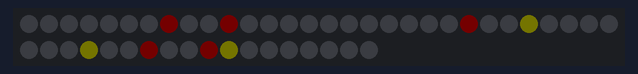
This sketch was run on a simulated Arduino Pro Mini, built with avr-gcc and run on an emulated ATmega328P. Parts: 48 RGB LEDs in strip order, left to right, continuing on the next row. Dim RGB values are drawn brighter than linear.

Above: at 1.28 s.
At 6.17 s:
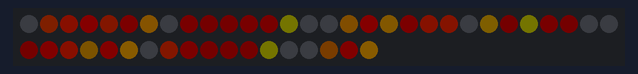
At 11.01 s:
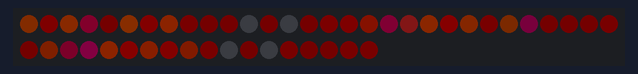
At 20.51 s:
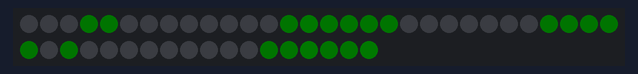
At 30.0 s:
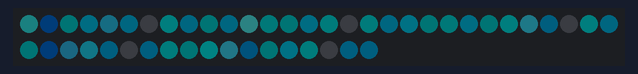
At 39.63 s:
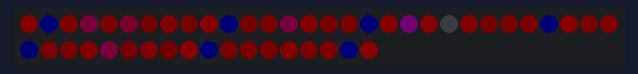

The sketch:

fibonacci48-14mm-demo.ino
```cpp
// (licence header left out)
#include <FastLED.h>  // https://github.com/FastLED/FastLED
#include "GradientPalettes.h"

FASTLED_USING_NAMESPACE

#define DATA_PIN      2
#define LED_TYPE      WS2812B
#define COLOR_ORDER   GRB
#define NUM_LEDS      48

#include "Map.h"

#define MILLI_AMPS         1400 // IMPORTANT: set the max milli-Amps of your power supply (4A = 4000mA)
#define FRAMES_PER_SECOND  120

CRGB leds[NUM_LEDS];

uint8_t brightness = 16;

// Forward declarations of an array of cpt-city gradient palettes, and
// a count of how many there are.
extern const TProgmemRGBGradientPalettePtr gGradientPalettes[];

uint8_t gCurrentPaletteNumber = 0;

CRGBPalette16 gCurrentPalette( CRGB::Black);
CRGBPalette16 gTargetPalette( gGradientPalettes[0] );

// ten seconds per color palette makes a good demo
// 20-120 is better for deployment
uint8_t secondsPerPalette = 10;

static uint8_t hue = 0;

void setup() {
  Serial.begin(115200);
  //  delay(3000);

  FastLED.addLeds<LED_TYPE, DATA_PIN, COLOR_ORDER>(leds, NUM_LEDS);
  FastLED.setDither(false);
  // FastLED.setCorrection(TypicalSMD5050);
  FastLED.setBrightness(brightness);
  FastLED.setMaxPowerInVoltsAndMilliamps(5, MILLI_AMPS);
  fill_solid(leds, NUM_LEDS, CRGB::Black);
  FastLED.show();

  FastLED.setBrightness(brightness);
}

void loop() {
  // change to a new cpt-city gradient palette
  EVERY_N_SECONDS( secondsPerPalette ) {
    gCurrentPaletteNumber = addmod8( gCurrentPaletteNumber, 1, gGradientPaletteCount);
    gTargetPalette = gGradientPalettes[ gCurrentPaletteNumber ];
  }

  EVERY_N_MILLISECONDS(40) {
    // slowly blend the current palette to the next
    nblendPaletteTowardPalette( gCurrentPalette, gTargetPalette, 8);
  }

  EVERY_N_MILLIS(30) {
    hue++;
  }

  // prideFibonacci();
  colorWavesFibonacci();

  // insert a delay to keep the framerate modest
  FastLED.delay(1000 / FRAMES_PER_SECOND);
}

// ColorWavesWithPalettes by Mark Kriegsman: https://gist.github.com/kriegsman/8281905786e8b2632aeb
// This function draws color waves with an ever-changing,
// widely-varying set of parameters, using a color palette.
void fillWithColorWaves(CRGB* ledarray, uint16_t numleds, CRGBPalette16& palette, bool useFibonacciOrder) {
  static uint16_t sPseudotime = 0;
  static uint16_t sLastMillis = 0;
  static uint16_t sHue16 = 0;

  // uint8_t sat8 = beatsin88( 87, 220, 250);
  uint8_t brightdepth = beatsin88( 341, 96, 224);
  uint16_t brightnessthetainc16 = beatsin88( 203, (25 * 256), (40 * 256));
  uint8_t msmultiplier = beatsin88(147, 23, 60);

  uint16_t hue16 = sHue16;//gHue * 256;
  uint16_t hueinc16 = beatsin88(113, 300, 1500);

  uint16_t ms = millis();
  uint16_t deltams = ms - sLastMillis ;
  sLastMillis  = ms;
  sPseudotime += deltams * msmultiplier;
  sHue16 += deltams * beatsin88( 400, 5, 9);
  uint16_t brightnesstheta16 = sPseudotime;

  for ( uint16_t i = 0 ; i < numleds; i++) {
    hue16 += hueinc16;
    uint8_t hue8 = hue16 / 256;
    uint16_t h16_128 = hue16 >> 7;
    if ( h16_128 & 0x100) {
      hue8 = 255 - (h16_128 >> 1);
    } else {
      hue8 = h16_128 >> 1;
    }

    brightnesstheta16 += brightnessthetainc16;
    uint16_t b16 = sin16( brightnesstheta16  ) + 32768;

    uint16_t bri16 = (uint32_t)((uint32_t)b16 * (uint32_t)b16) / 65536;
    uint8_t bri8 = (uint32_t)(((uint32_t)bri16) * brightdepth) / 65536;
    bri8 += (255 - brightdepth);

    uint8_t index = hue8;
    //index = triwave8( index);
    index = scale8( index, 240);

    CRGB newcolor = ColorFromPalette( palette, index, bri8);

    uint16_t pixelnumber = i;

    if (useFibonacciOrder) pixelnumber = fibonacciToPhysical[i];

    pixelnumber = (numleds - 1) - pixelnumber;

    nblend(ledarray[pixelnumber], newcolor, 128);
  }
}

void colorWavesFibonacci() {
  fillWithColorWaves(leds, NUM_LEDS, gCurrentPalette, true);
}

// Pride2015 by Mark Kriegsman: https://gist.github.com/kriegsman/964de772d64c502760e5
// This function draws rainbows with an ever-changing,
// widely-varying set of parameters.
void fillWithPride(bool useFibonacciOrder)
{
  static uint16_t sPseudotime = 0;
  static uint16_t sLastMillis = 0;
  static uint16_t sHue16 = 0;

  // uint8_t sat8 = beatsin88( 87, 220, 250);
  uint8_t sat8 = beatsin88( 43.5, 220, 250);
  // uint8_t brightdepth = beatsin88( 341, 96, 224);
  uint8_t brightdepth = beatsin88(171, 96, 224);
  // uint16_t brightnessthetainc16 = beatsin88( 203, (25 * 256), (40 * 256));
  uint16_t brightnessthetainc16 = beatsin88( 102, (25 * 256), (40 * 256));
  // uint8_t msmultiplier = beatsin88(147, 23, 60);
  uint8_t msmultiplier = beatsin88(74, 23, 60);

  uint16_t hue16 = sHue16;//gHue * 256;
  // uint16_t hueinc16 = beatsin88(113, 1, 3000);
  uint16_t hueinc16 = beatsin88(57, 1, 128);

  uint16_t ms = millis();
  uint16_t deltams = ms - sLastMillis ;
  sLastMillis  = ms;
  sPseudotime += deltams * msmultiplier;
  // sHue16 += deltams * beatsin88( 400, 5, 9);
  sHue16 += deltams * beatsin88( 200, 5, 9);
  uint16_t brightnesstheta16 = sPseudotime;

  for ( uint16_t i = 0 ; i < NUM_LEDS; i++) {
    hue16 += hueinc16;
    uint8_t hue8 = hue16 / 256;

    brightnesstheta16  += brightnessthetainc16;
    uint16_t b16 = sin16( brightnesstheta16  ) + 32768;

    uint16_t bri16 = (uint32_t)((uint32_t)b16 * (uint32_t)b16) / 65536;
    uint8_t bri8 = (uint32_t)(((uint32_t)bri16) * brightdepth) / 65536;
    bri8 += (255 - brightdepth);

    CRGB newcolor = CHSV( hue8, sat8, bri8);

    uint16_t pixelnumber = i;

    if (useFibonacciOrder) pixelnumber = fibonacciToPhysical[i];

    pixelnumber = (NUM_LEDS - 1) - pixelnumber;

    nblend( leds[pixelnumber], newcolor, 64);
  }
}

void prideFibonacci() {
  fillWithPride(true);
}

void colorTest() {
  fill_solid(leds, NUM_LEDS, CHSV(hue, 255, 255));
}

void horizontalRainbow() {
  for (uint16_t i = 0; i < NUM_LEDS; i++) {
    leds[i] = CHSV(coordsX[i] + hue, 255, 255);
  }
}

void verticalRainbow() {
  for (uint16_t i = 0; i < NUM_LEDS; i++) {
    leds[i] = CHSV(coordsY[i] + hue, 255, 255);
  }
}

void diagonalRainbow() {
  for (uint16_t i = 0; i < NUM_LEDS; i++) {
    leds[i] = CHSV(coordsX[i] + coordsY[i] + hue, 255, 255);
  }
}

void outwardRainbow() {
  for (uint16_t i = 0; i < NUM_LEDS; i++) {
    leds[i] = CHSV(radius[i] - hue, 255, 255);
  }
}

void rotatingRainbow() {
  for (uint16_t i = 0; i < NUM_LEDS; i++) {
    leds[i] = CHSV(angles[i] - hue, 255, 255);
  }
}
```

Source omitted: GradientPalettes.h (15692 bytes), Map.h (data table, 1461 bytes)
